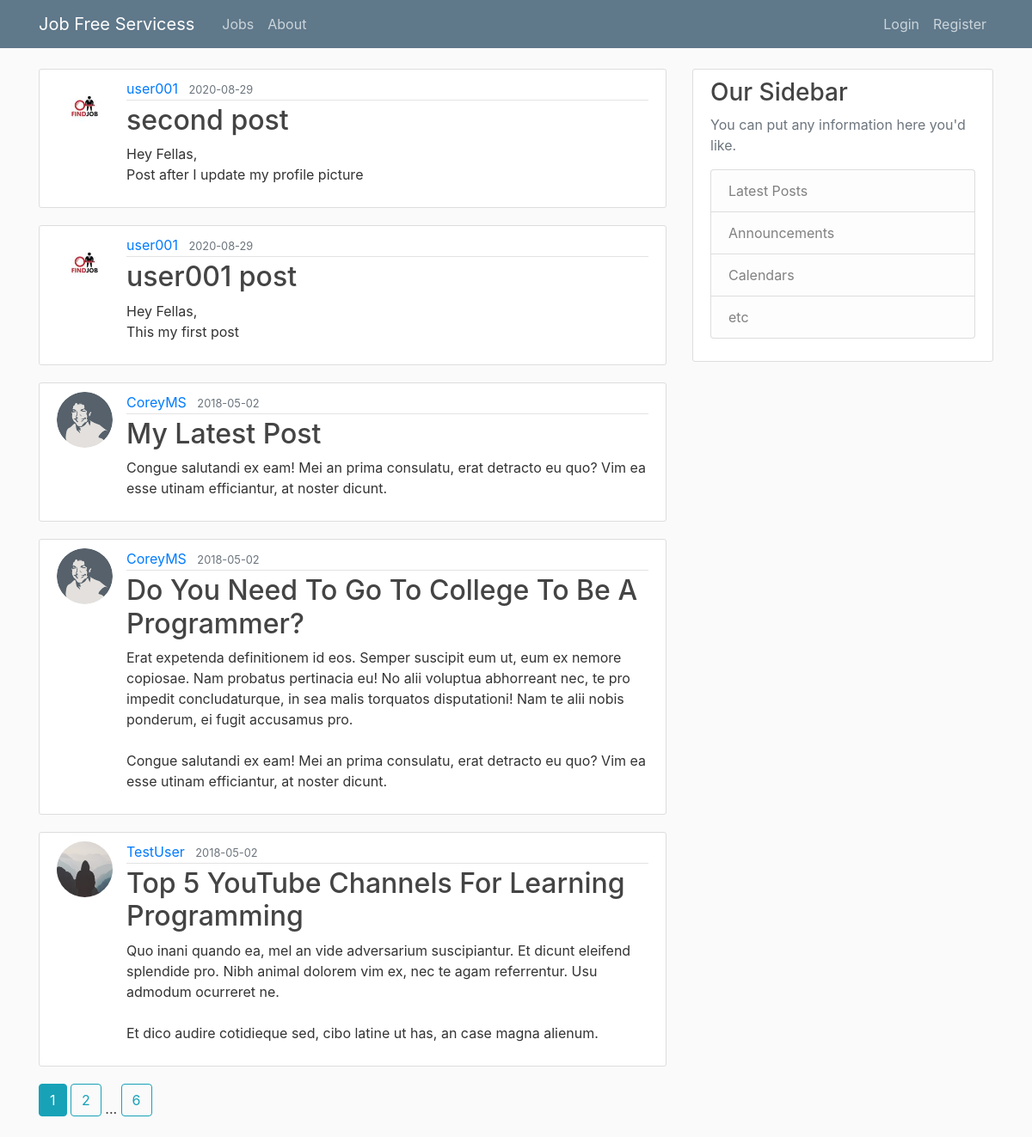
The page /home on the database its author committed.
### flaskblog/models.py (models this page shows, shortened)
class Post(db.Model):
    id = db.Column(db.Integer, primary_key=True)
    title = db.Column(db.String(100), nullable=False)
    date_posted = db.Column(db.DateTime, nullable=False, default=datetime.utcnow)
    content = db.Column(db.Text, nullable=False)
    user_id = db.Column(db.Integer, db.ForeignKey('user.id'), nullable=False)

class User(db.Model, UserMixin):
    id = db.Column(db.Integer, primary_key=True)
    username = db.Column(db.String(20), unique=True, nullable=False)
    email = db.Column(db.String(120), unique=True, nullable=False)
    image_file = db.Column(db.String(20), nullable=False, default='default.jpg')
    password = db.Column(db.String(60), nullable=False)
    posts = db.relationship('Post', backref='author', lazy=True)

### flaskblog/routes.py (the view)
@app.route("/")
@app.route("/home")
def home():
    page = request.args.get('page', 1, type=int)
    posts = Post.query.order_by(Post.date_posted.desc()).paginate(page=page, per_page=5)
    return render_template('home.html', posts=posts)

### flaskblog/templates/home.html
{% extends "layout.html" %}
{% block content %}
    {% for post in posts.items %}
        <article class="media content-section">
          <img class="rounded-circle article-img" src="{{ url_for('static', filename='profile_pics/' + post.author.image_file) }}">
          <div class="media-body">
            <div class="article-metadata">
              <a class="mr-2" href="{{ url_for('user_posts', username=post.author.username) }}">{{ post.author.username }}</a>
              <small class="text-muted">{{ post.date_posted.strftime('%Y-%m-%d') }}</small>
            </div>
            <h2><a class="article-title" href="{{ url_for('post', post_id=post.id) }}">{{ post.title }}</a></h2>
            <p class="article-content">{{ post.content }}</p>
          </div>
        </article>
    {% endfor %}
    {% for page_num in posts.iter_pages(left_edge=1, right_edge=1, left_current=1, right_current=2) %}
      {% if page_num %}
        {% if posts.page == page_num %}
          <a class="btn btn-info mb-4" href="{{ url_for('home', page=page_num) }}">{{ page_num }}</a>
        {% else %}
          <a class="btn btn-outline-info mb-4" href="{{ url_for('home', page=page_num) }}">{{ page_num }}</a>
        {% endif %}
      {% else %}
        ...
      {% endif %}
    {% endfor %}
{% endblock content %}

### flaskblog/templates/layout.html (shortened to what this page needs)
<!DOCTYPE html>
<html>
<head>
    <link rel="stylesheet" href="https://maxcdn.bootstrapcdn.com/bootstrap/4.0.0/css/bootstrap.min.css">
    <link rel="stylesheet" type="text/css" href="{{ url_for('static', filename='main.css') }}">
</head>
<body>
    <header class="site-header">
      <nav class="navbar navbar-expand-md navbar-dark bg-steel fixed-top">
        <div class="container">
          <a class="navbar-brand mr-4" href="/">Job Free Servicess</a>
          <div class="collapse navbar-collapse" id="navbarToggle">
            <div class="navbar-nav mr-auto">
              <a class="nav-item nav-link" href="{{ url_for('home') }}">Jobs</a>
              <a class="nav-item nav-link" href="{{ url_for('about') }}">About</a>
            </div>
            <div class="navbar-nav">
              {% if current_user.is_authenticated %}
                <a class="nav-item nav-link" href="{{ url_for('new_post') }}">New Post</a>
                <a class="nav-item nav-link" href="{{ url_for('account') }}">Account</a>
                <a class="nav-item nav-link" href="{{ url_for('logout') }}">Logout</a>
              {% else %}
                <a class="nav-item nav-link" href="{{ url_for('login') }}">Login</a>
                <a class="nav-item nav-link" href="{{ url_for('register') }}">Register</a>
              {% endif %}
            </div>
          </div>
        </div>
      </nav>
    </header>
    <main role="main" class="container">
      <div class="row">
        <div class="col-md-8">
          {% block content %}{% endblock %}
        </div>
        <div class="col-md-4">
          <div class="content-section">
            <h3>Our Sidebar</h3>
            <p class='text-muted'>You can put any information here you'd like.
              <ul class="list-group">
                <li class="list-group-item list-group-item-light">Latest Posts</li>
                <li class="list-group-item list-group-item-light">Announcements</li>
                <li class="list-group-item list-group-item-light">Calendars</li>
                <li class="list-group-item list-group-item-light">etc</li>
              </ul>
            </p>
          </div>
        </div>
      </div>
    </main>
</body>
</html>

### flaskblog/static/main.css (style rules this page uses)
body { background: #fafafa; color: #333333; margin-top: 5rem; }
h1, h2, h3, h4, h5, h6 { color: #444444; }
.bg-steel { background-color: #5f788a; }
.site-header .navbar-nav .nav-link { color: #cbd5db; }
.content-section { background: #ffffff; padding: 10px 20px; border: 1px solid #dddddd; border-radius: 3px; margin-bottom: 20px; }
.article-title { color: #444444; }
.article-content { white-space: pre-line; }
.article-img { height: 65px; width: 65px; margin-right: 16px; }
.article-metadata { padding-bottom: 1px; margin-bottom: 4px; border-bottom: 1px solid #e3e3e3 }

### rows shown on the page
Post: image_file (picture), author.username "user001", date_posted "2020-08-29", title "second post", content "Hey Fellas, Post after I update my profile picture"
Post: image_file (picture), author.username "user001", date_posted "2020-08-29", title "user001 post", content "Hey Fellas, This my first post"
Post: image_file (picture), author.username "CoreyMS", date_posted "2018-05-02", title "My Latest Post", content "Congue salutandi ex eam! Mei an prima consulatu, erat detracto eu quo? Vim ea esse utinam efficiantur, at noster dicunt."
Post: image_file (picture), author.username "CoreyMS", date_posted "2018-05-02", title "Do You Need To Go To College To Be A Programmer?", content "Erat expetenda definitionem id eos. Semper suscipit eum ut, eum ex nemore copiosae. Nam probatus pertinacia eu! No alii voluptua abhorreant nec, te pro impedit concludaturque, in sea malis torquatos disputationi! Nam te alii nobis ponderum, ei fugit accusamus pro. Congue salutandi ex eam! Mei an prima consulatu, erat detracto eu quo? Vim ea esse utinam efficiantur, at noster dicunt."
Post: image_file (placeholder picture), author.username "TestUser", date_posted "2018-05-02", title "Top 5 YouTube Channels For Learning Programming", content "Quo inani quando ea, mel an vide adversarium suscipiantur. Et dicunt eleifend splendide pro. Nibh animal dolorem vim ex, nec te agam referrentur. Usu admodum ocurreret ne. Et dico audire cotidieque sed, cibo latine ut has, an case magna alienum."

### other values the page prints
{{ page_num }} "1"
{{ page_num }} "2" "6"
